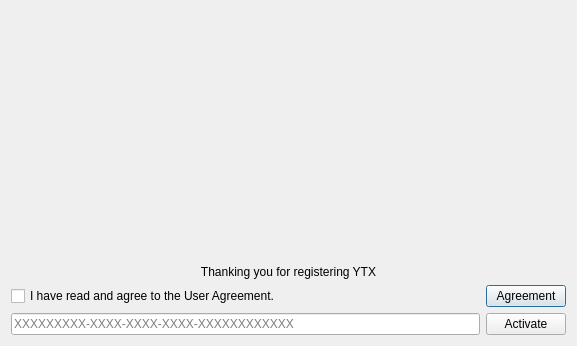
<?xml version="1.0" encoding="UTF-8"?>
<ui version="4.0">
 <class>Licence</class>
 <widget class="QDialog" name="Licence">
  <property name="geometry">
   <rect>
    <x>0</x>
    <y>0</y>
    <width>577</width>
    <height>346</height>
   </rect>
  </property>
  <property name="windowTitle">
   <string>YTX - Licence</string>
  </property>
  <layout class="QGridLayout" name="gridLayout">
   <item row="0" column="0">
    <spacer name="verticalSpacer">
     <property name="orientation">
      <enum>Qt::Orientation::Vertical</enum>
     </property>
     <property name="sizeHint" stdset="0">
      <size>
       <width>20</width>
       <height>243</height>
      </size>
     </property>
    </spacer>
   </item>
   <item row="1" column="0">
    <widget class="QLabel" name="label">
     <property name="text">
      <string>Thanking you for registering YTX</string>
     </property>
     <property name="alignment">
      <set>Qt::AlignmentFlag::AlignCenter</set>
     </property>
    </widget>
   </item>
   <item row="2" column="0">
    <layout class="QHBoxLayout" name="horizontalLayout_2">
     <item>
      <widget class="QCheckBox" name="chkBoxAgree">
       <property name="sizePolicy">
        <sizepolicy hsizetype="Expanding" vsizetype="Fixed">
         <horstretch>0</horstretch>
         <verstretch>0</verstretch>
        </sizepolicy>
       </property>
       <property name="text">
        <string>I have read and agree to the User Agreement.</string>
       </property>
      </widget>
     </item>
     <item>
      <widget class="QPushButton" name="pBtnAgreement">
       <property name="sizePolicy">
        <sizepolicy hsizetype="Minimum" vsizetype="Fixed">
         <horstretch>0</horstretch>
         <verstretch>0</verstretch>
        </sizepolicy>
       </property>
       <property name="text">
        <string>Agreement</string>
       </property>
      </widget>
     </item>
    </layout>
   </item>
   <item row="3" column="0">
    <layout class="QHBoxLayout" name="horizontalLayout">
     <item>
      <widget class="QLineEdit" name="lineEdit">
       <property name="placeholderText">
        <string notr="true">XXXXXXXXX-XXXX-XXXX-XXXX-XXXXXXXXXXXX</string>
       </property>
      </widget>
     </item>
     <item>
      <widget class="QPushButton" name="pBtnActivate">
       <property name="text">
        <string>Activate</string>
       </property>
      </widget>
     </item>
    </layout>
   </item>
  </layout>
 </widget>
 <resources/>
 <connections/>
</ui>
